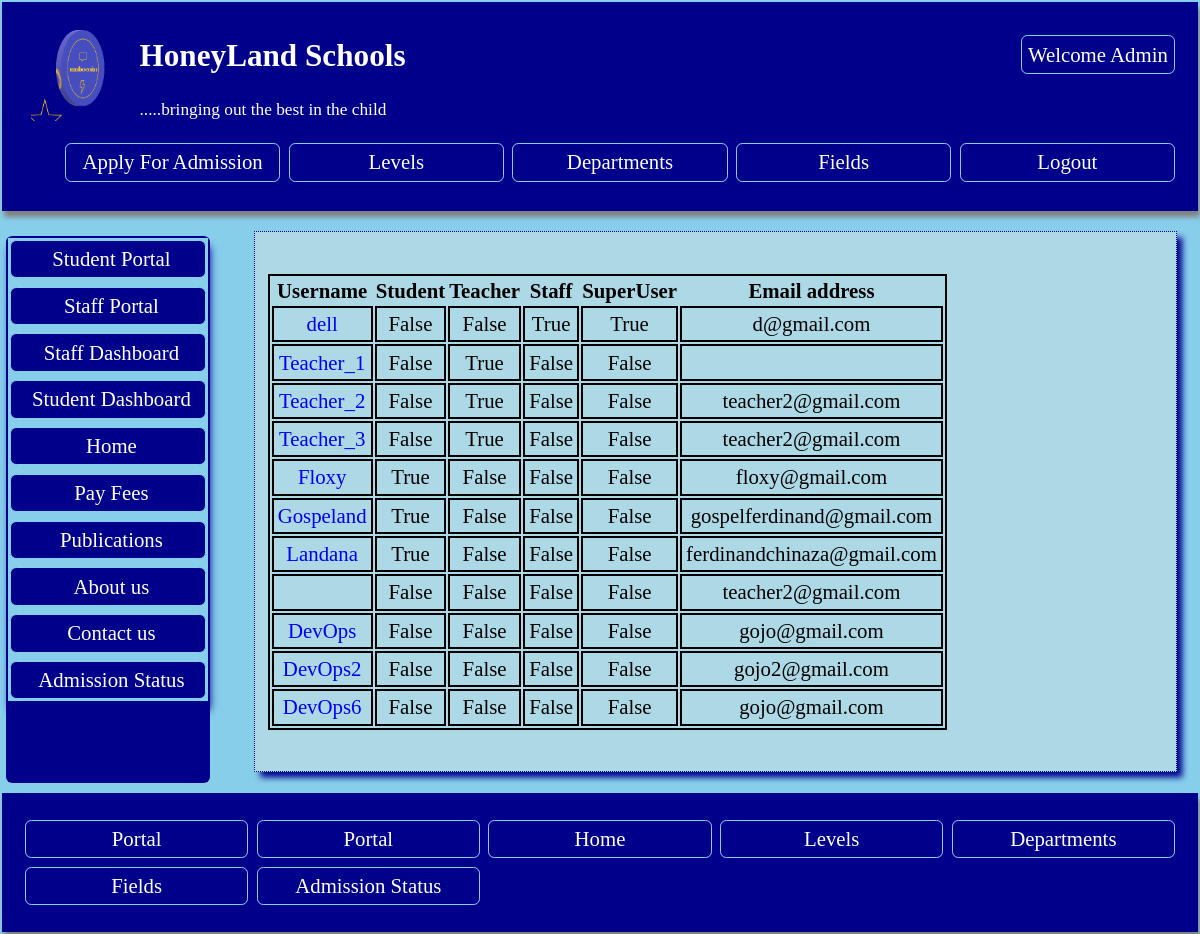
Screenshot of /users/ (signed in) with the database file from the repository.
### profiles/models.py (models this page shows, shortened)
class CustomUser(AbstractUser):
    profile_pic = models.ImageField(upload_to ='media/', null = True, blank =True)
    phone = models.IntegerField( unique=True, null= True, blank = True, validators=[validate_pass])
    country = models.CharField(max_length=200,  null = True, blank=True)
    state = models.CharField(max_length=200,  null = True, blank=True)
    is_student = models.BooleanField(default=0)
    is_teacher = models.BooleanField(default=0)
    mailing_address = models.CharField(max_length=200, null = True,   blank=True)
    study_field = models.ForeignKey(Student_field, on_delete=models.CASCADE, blank=True, null=True)
    class_enrolled = models.ForeignKey(Level, on_delete=models.CASCADE,  blank=True, null=True, related_name='studentlevel')

class Logo(models.Model):
    name = models.CharField(max_length=200, null=True)
    image = models.ImageField(upload_to='media/')
    slug = models.SlugField(unique=True, null=True,  blank=True)

### profiles/views.py (the view)
# urls.py: path('users/', views.UserList.as_view(), name= 'userlist'),
class UserList(LoginRequiredMixin,  ListView):
    model = CustomUser
    template_name ='users.html'
    context_object_name = 'userlist'
    def get_context_data(self,  **kwargs):
        context = super().get_context_data(**kwargs)
        context['logo'] = Logo.objects.all()
        return context

### profiles/templates/users.html
{% extends 'baseportal.html' %}
{% block content %}
{% if request.user.is_superuser %}
<div style='margin-bottom: 2em; margin-top: 2em;'>
    <table>
  <tr>
    <th> Username </th>
    <th> Student </th>
    <th> Teacher </th>
    <th> Staff </th>
    <th> SuperUser </th>
    <th> Email address </th>
  </tr>
  {% for user in userlist   %}
  <tr>
    <td><a href='{% url "userdetail" user.id %}'>{{user.username}}</a></td>
    <td>{{user.is_student}}</td>
    <td>{{user.is_teacher}}</td>
    <td>{{user.is_staff}}</td>
    <td>{{user.is_superuser}}</td>
    <td>{{user.email}}</td>
  </tr>
    {% endfor %}
  </table>
  </div>
  {% else %}
  <p style='color: red; font-size: 1em; text-align: center;padding: 3em;'> <b> Back off! You are not permitted to be here!! </b></p>
{% endif %}
{% endblock %}

### studentportal/templates/baseportal.html (shortened to what this page needs)
<head>
</head>
<body style ='margin: 0em; padding: 0.1em; font-size: 1.3em;  background: skyblue;'   >
    <header style= 'box-shadow: 2px 6px 5px grey;margin: 0em; padding-left: 1em; padding-right: 1em;
    padding-top: 0.5em; max-height: 190em; padding-bottom: 0.3em;
    background: darkblue; color: white;'>
    {% if   request.user.is_superuser or  request.user.is_authenticated %}
    <ul class='nav' style='float: right; list-style-type: none;' >
        <li> <a  style ='color: white; ' href = '{% url "portal" %}'> Welcome {{request.user.first_name}} </a></li>
    </ul>
{% else %}
    <ul class='nav' style='float: right; list-style-type: none;' >
        <li> <a  style ='color: white; ' href = '{% url "portalregister" %}'>  Student Register </a></li>
        </ul>
    {% endif %}
    {% for log in logo  %}
    <img style="float: left; margin: 0.4em; width: 100px; height: 100px;" src ="{{log.image.url}}"  >
{% endfor %}
<h2 style='text-align: left'><a style='color: white;' href='{% url "home" %}'>HoneyLand Schools</a></h2>
<p style='text-align: left'> <small> .....bringing out the best in the child </small></p>
<ul class='nav' style='list-style-type: none; display: grid; grid-gap: 0.2em; grid-template-columns: repeat(auto-fill, minmax(200px, 2fr));'>
    <li><a  style ='color: white; ' href ='{% url "apply" %}'> Apply For Admission </a></li>
    <li> <a href ='{% url "levels" %}'> Levels </a> </li>
    <li> <a href ='{% url "departments" %}'> Departments </a> </li>
    <li><a href ='{% url "fields" %}'> Fields </a></li>
    {% if   request.user.is_superuser or  request.user.is_authenticated %}
     <li><a  style ='color: white; ' href ='{% url "portallogout" %}'> Logout </a></li>
     {% endif %}
     </ul>
    </header>
<div class ='cover'>
    <nav class='navigation'>
        <ul class ='aside' style =' padding:0;  list-style-type: none;'>
            {% if request.user.is_student or request.user.is_superuser %}
        <li><a href ='{% url "portal" %}'> Student Portal </a></li>
        {% endif %}
        {% if request.user.is_teacher or request.user.is_superuser %}
        <li><a href ='{% url "portal" %}'> Staff Portal </a></li>
        {% endif %}
        {% if request.user.is_teacher or request.user.is_superuser %}
        <li><a href ='{% url "staffdashboard" %}'> Staff Dashboard </a></li>
        {% endif %}
{% if request.user.is_student or request.user.is_superuser %}
        <li><a href ='{% url "studentdashboardlink" %}'> Student Dashboard </a></li>
        {% endif %}
        <li><a href ='{% url "home" %}'> Home </a></li>
        <li><a href ='{% url "payment" %}'> Pay Fees </a></li>
        <li><a href ='{% url "publist" %}'> Publications </a></li>
        <li> <a href ='{% url "home" %}'> About us </a> </li>
        <li> <a href ='{% url "staffs" %}'> Contact us </a> </li>
        <li><a  style ='color: white; ' href ='{% url "admissionstat" %}'> Admission Status </a></li>
    </nav>
<section style='padding-right: 0.5em'>
{% block content %}
{% endblock %}
</section>
</div>
<footer style= 'max-height: 18em; padding-bottom: 0.2em; max-height: 18em;
 box-shadow: 2px 6px 5px grey; margin: 0em; padding-left: 1em; padding-right: 1em; padding-top: 0.2em;
    background: darkblue; color: white;'>
    <nav>
        <ul class ='nav' style =' padding:0; list-style-type: none; display: grid; grid-gap: 0.2em; grid-template-columns: repeat(auto-fill, minmax(200px, 2fr));'>
            {% if request.user.is_student or request.user.is_superuser  %}
            <li><a href ='{% url "studentdashboardlink" %}'>  Portal </a></li>
            {% endif %}
    {% if request.user.is_teacher or request.user.is_superuser%}
            <li><a href ='{% url "staffdashboard" %}'>  Portal </a></li>
            {% endif %}
            <li><a href ='{% url "home" %}'> Home </a></li>
            <li> <a href ='{% url "levels" %}'> Levels </a> </li>
            <li> <a href ='{% url "departments" %}'> Departments </a> </li>
            <li><a href ='{% url "fields" %}'> Fields </a></li>
            <li><a  style ='color: white; ' href ='{% url "admissionstat" %}'> Admission Status </a></li>
        </ul>
    </nav>
</footer>
</body>

### rows the page displays
CustomUser: user.first_name "Admin", username "dell", is_student "False", is_teacher "False", is_staff "True", is_superuser "True", email "d@gmail.com"
Logo: image (picture)
CustomUser: username "Teacher_1", is_student "False", is_teacher "True", is_staff "False", is_superuser "False"
CustomUser: username "Teacher_2", is_student "False", is_teacher "True", is_staff "False", is_superuser "False", email "teacher2@gmail.com"
CustomUser: username "Teacher_3", is_student "False", is_teacher "True", is_staff "False", is_superuser "False", email "teacher2@gmail.com"
CustomUser: username "Floxy", is_student "True", is_teacher "False", is_staff "False", is_superuser "False", email "floxy@gmail.com"
CustomUser: username "Gospeland", is_student "True", is_teacher "False", is_staff "False", is_superuser "False", email "gospelferdinand@gmail.com"
CustomUser: username "Landana", is_student "True", is_teacher "False", is_staff "False", is_superuser "False", email "ferdinandchinaza@gmail.com"
CustomUser: is_student "False", is_teacher "False", is_staff "False", is_superuser "False", email "teacher2@gmail.com"
CustomUser: username "DevOps", is_student "False", is_teacher "False", is_staff "False", is_superuser "False", email "gojo@gmail.com"
CustomUser: username "DevOps2", is_student "False", is_teacher "False", is_staff "False", is_superuser "False", email "gojo2@gmail.com"
CustomUser: username "DevOps6", is_student "False", is_teacher "False", is_staff "False", is_superuser "False", email "gojo@gmail.com"
